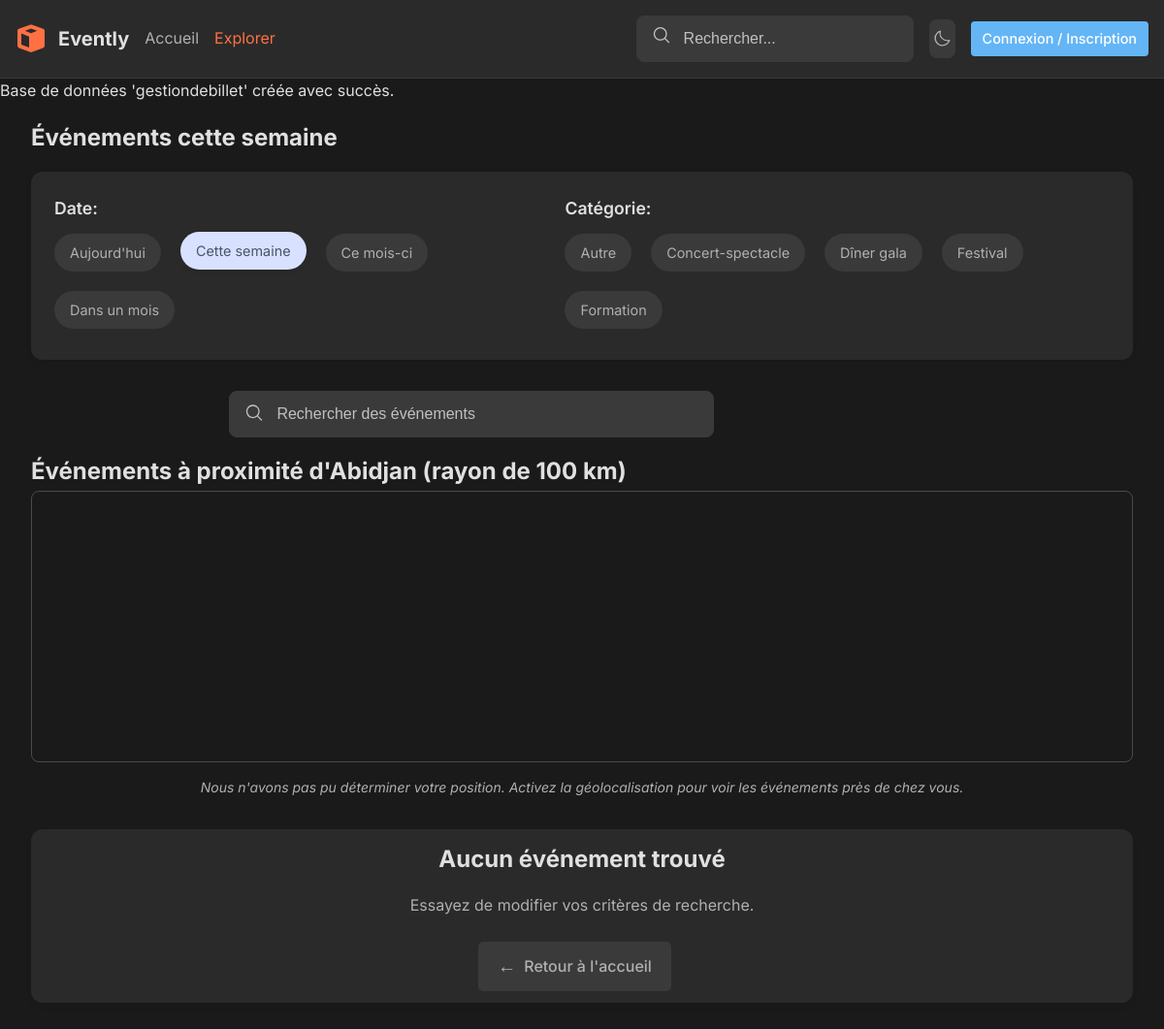
Screenshot of /?page=recherche&date=week with the database file from the repository.
### tables this page shows
CREATE TABLE IF NOT EXISTS `categorieevenement`
(
    `Id_CategorieEvenement` int NOT NULL AUTO_INCREMENT,
    `Libelle`               varchar(50) DEFAULT NULL,
    PRIMARY KEY (`Id_CategorieEvenement`)
);

### public/recherche.php (the view, shortened to what this page needs)
<?php
$query = isset($_GET['query']) ? trim($_GET['query']) : '';
$date_filter = isset($_GET['date']) ? $_GET['date'] : '';
$category_id = isset($_GET['category']) ? intval($_GET['category']) : 0;
$city_id = isset($_GET['city']) ? intval($_GET['city']) : 0;
$distance_filter = isset($_GET['distance']) ? intval($_GET['distance']) : 100;
$using_user_location = isset($_GET['lat']) && isset($_GET['lng']);
$events = [];
$categories_query = "SELECT Id_CategorieEvenement, Libelle FROM categorieevenement ORDER BY Libelle";
$categories_result = $conn->query($categories_query);
$categories = [];
if ($categories_result && $categories_result->num_rows > 0) {
    while ($category = $categories_result->fetch_assoc()) {
        $categories[] = $category;
    }
}
$page_title = "Résultats de recherche";
if (!empty($query)) {
    $page_title = "Recherche: " . htmlspecialchars($query);
} elseif (!empty($date_filter)) {
    $date_titles = [
        'today' => "Événements aujourd'hui",
        'week' => "Événements cette semaine",
        'month' => "Événements ce mois-ci",
        'next_month' => "Événements le mois prochain"
    ];
    $page_title = $date_titles[$date_filter] ?? $page_title;
}
?>
<main class="page-container">
    <section class="search-results-section">
        <h1 class="section-title"><?php echo $page_title; ?></h1>
        <div class="active-filters">
            <div class="filter-section">
                <div class="filter-group">
                    <span class="filter-group-title">Date:</span>
                    <div class="filter-buttons">
                        <a href="?page=recherche<?php echo !empty($query) ? '&query='.urlencode($query) : ''; ?><?php echo $category_id > 0 ? '&category='.$category_id : ''; ?><?php echo $city_id > 0 ? '&city='.$city_id : ''; ?>&date=today" class="filter-link <?php echo $date_filter === 'today' ? 'active' : ''; ?>">Aujourd'hui</a>
                        <a href="?page=recherche<?php echo !empty($query) ? '&query='.urlencode($query) : ''; ?><?php echo $category_id > 0 ? '&category='.$category_id : ''; ?><?php echo $city_id > 0 ? '&city='.$city_id : ''; ?>&date=week" class="filter-link <?php echo $date_filter === 'week' ? 'active' : ''; ?>">Cette semaine</a>
                        <a href="?page=recherche<?php echo !empty($query) ? '&query='.urlencode($query) : ''; ?><?php echo $category_id > 0 ? '&category='.$category_id : ''; ?><?php echo $city_id > 0 ? '&city='.$city_id : ''; ?>&date=month" class="filter-link <?php echo $date_filter === 'month' ? 'active' : ''; ?>">Ce mois-ci</a>
                        <a href="?page=recherche<?php echo !empty($query) ? '&query='.urlencode($query) : ''; ?><?php echo $category_id > 0 ? '&category='.$category_id : ''; ?><?php echo $city_id > 0 ? '&city='.$city_id : ''; ?>&date=next_month" class="filter-link <?php echo $date_filter === 'next_month' ? 'active' : ''; ?>">Dans un mois</a>
                    </div>
                </div>
                <div class="filter-group">
                    <span class="filter-group-title">Catégorie:</span>
                    <div class="filter-buttons">
                        <?php
                        $displayed_categories = array_slice($categories, 0, 5);
                        foreach ($displayed_categories as $cat):
                        ?>
                            <a href="?page=recherche<?php echo !empty($query) ? '&query='.urlencode($query) : ''; ?><?php echo !empty($date_filter) ? '&date='.$date_filter : ''; ?><?php echo $city_id > 0 ? '&city='.$city_id : ''; ?>&category=<?php echo $cat['Id_CategorieEvenement']; ?>" class="filter-link <?php echo $category_id == $cat['Id_CategorieEvenement'] ? 'active' : ''; ?>"><?php echo htmlspecialchars($cat['Libelle']); ?></a>
                        <?php endforeach; ?>
                    </div>
                </div>
            </div>
            <form action="?page=recherche" method="get" class="search-container">
                <div class="search-input-wrapper">
                    <input type="text" name="query" value="<?php echo htmlspecialchars($query); ?>" placeholder="Rechercher des événements" class="search-input">
                    <button type="submit" class="search-icon">
                        <svg xmlns="http://www.w3.org/2000/svg" width="20" height="20" fill="currentColor" viewBox="0 0 256 256">
                            <path d="M229.66,218.34l-50.07-50.06a88.11,88.11,0,1,0-11.31,11.31l50.06,50.07a8,8,0,0,0,11.32-11.32ZM40,112a72,72,0,1,1,72,72A72.08,72.08,0,0,1,40,112Z"></path>
                        </svg>
                    </button>
                </div>
            </form>
        </div>
        <div class="map-container">
            <h2 class="section-subtitle">
                <?php if ($using_user_location): ?>
                    Événements à proximité de votre position (rayon de <?php echo $distance_filter; ?> km)
                <?php else: ?>
                    Événements à proximité d'Abidjan (rayon de <?php echo $distance_filter; ?> km)
                <?php endif; ?>
            </h2>
            <div id="search-map" class="search-map"></div>
            <?php if (!$using_user_location): ?>
                <div class="info-text">
                    <i>Nous n'avons pas pu déterminer votre position. Activez la géolocalisation pour voir les événements près de chez vous.</i>
                </div>
            <?php endif; ?>
        </div>
        <div class="search-results">
            <?php if (empty($events)): ?>
                <div class="no-results">
                    <h3>Aucun événement trouvé</h3>
                    <p>Essayez de modifier vos critères de recherche.</p>
                    <a href="?page=accueil" class="back-button"><span class="arrow">←</span> Retour à l'accueil</a>
                </div>
            <?php endif; ?>
        </div>
    </section>
</main>

### assets/css/accueil.css (style rules this page uses)
.page-container { width: 100%; max-width: 1280px; margin: 0 auto; padding: 0 2rem 1rem 2rem; }
.search-container { position: relative; width: 16rem; display: flex; justify-content: center; }
body .search-container { width: 80%; margin-bottom: 1rem; }
.search-input-wrapper { position: relative; width: 100%; max-width: 500px; transition: all 0.3s ease; }
.search-input { background-color: var(--bg-tertiary); border: 1px solid var(--border-light); color: var(--text-primary); border-radius: 8px; width: 100%; height: 3rem; padding-left: 3rem; padding-right: 1rem; transition: all 0.3s ease; font-size: 1rem; }
.search-input::placeholder { color: var(--text-tertiary); transition: color 0.3s ease; }
.search-icon { position: absolute; left: 1rem; top: 50%; transform: translateY(-50%); color: var(--text-tertiary); background: none; border: none; cursor: pointer; transition: color 0.3s ease; }
main { padding: 2rem 0; }
.filter-section { display: flex; flex-direction: column; gap: 1.5rem; padding: 1.5rem; background-color: var(--bg-secondary); border-radius: 12px; box-shadow: 0 4px 6px rgba(0, 0, 0, 0.05); margin-bottom: 2rem; }
.filter-group { width: 100%; }
.filter-group-title { font-size: 1.1rem; font-weight: 600; margin-bottom: 0.75rem; color: var(--text-primary); display: block; }
.filter-buttons { display: flex; flex-wrap: wrap; gap: 0.75rem; }
.filter-btn, .filter-link { background-color: var(--bg-tertiary); color: var(--text-secondary); border-radius: 20px; padding: 0.5rem 1rem; border: none; cursor: pointer; transition: all 0.3s ease; text-decoration: none; display: inline-block; margin-right: 0.5rem; margin-bottom: 0.5rem; font-size: 0.9rem; }
.filter-btn:hover, .filter-btn.active, .filter-link:hover, .filter-link.active { background-color: var(--text-highlight); color: white; transform: translateY(-2px); box-shadow: 0 2px 5px rgba(0, 0, 0, 0.1); }
.filter-link.active { background-color: #d8e1ff; color: #4a5568; }
@media (min-width: 768px) { .filter-section { flex-direction: row; align-items: flex-start; } }
@media (min-width: 768px) { .filter-group { width: auto; min-width: 200px; } }
.section-title { font-size: 1.5rem; font-weight: 700; margin: 1rem auto; }
.no-results { text-align: center; padding: 3rem 1rem; background-color: var(--bg-secondary); border-radius: 12px; box-shadow: 0 4px 6px rgba(0, 0, 0, 0.05); margin: 2rem 0; }
.no-results h3 { font-size: 1.5rem; color: var(--text-primary); margin-bottom: 1rem; }
.no-results p { color: var(--text-secondary); margin-bottom: 1.5rem; }

### assets/css/ticket.css (style rules this page uses)
.back-button { display: inline-flex; align-items: center; padding: 10px 20px; background-color: var(--bg-tertiary); color: var(--text-secondary); text-decoration: none; border-radius: 5px; font-weight: 500; transition: all 0.3s ease; margin-right: 15px; }
.back-button .arrow { margin-right: 8px; font-size: 1.2em; }

### assets/css/confirmation.css (style rules this page uses)
.back-button { display: inline-flex; align-items: center; padding: 10px 20px; background-color: var(--bg-tertiary); color: var(--text-secondary); text-decoration: none; border-radius: 5px; font-weight: 500; transition: all 0.3s ease; margin-right: 15px; }
.back-button .arrow { margin-right: 8px; font-size: 1.2em; }

### assets/css/mapbox.css (style rules this page uses)
.no-results { padding: 12px 16px; text-align: center; color: var(--text-secondary); }
#map, #event-map, .search-map { height: 280px; width: 100%; border-radius: 8px; border: 1px solid var(--border-medium); margin-bottom: 15px; }
.info-text { margin-top: 10px; font-size: 14px; color: var(--text-secondary); text-align: center; }

### rows the page displays
categorieevenement: Libelle "Autre"
categorieevenement: Libelle "Concert-spectacle"
categorieevenement: Libelle "Dîner gala"
categorieevenement: Libelle "Festival"
categorieevenement: Libelle "Formation"

### other values shown
$dbname "gestiondebillet"
$page_title "Événements cette semaine"
$distance_filter "100"
